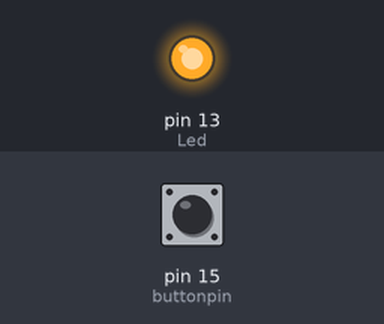
Bench run of a sketch on a simulated Arduino Uno, built with avr-gcc and run on an emulated ATmega328P. Shown: output pins drawn as LEDs (lit = HIGH). The test bench sets the inputs (shaded band); at power-on: pin 15 (buttonpin) LOW. What the sketch prints to the serial monitor is not drawn.

Above: at 1.2 s.
1.3 s: pin 15 (buttonpin) pulled HIGH for 0.15 s
At 1.37 s:
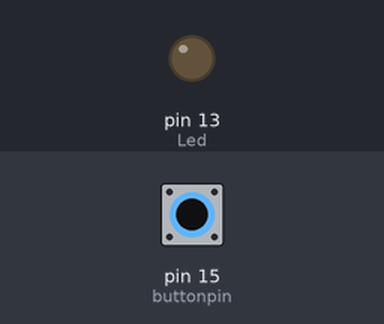
2.9 s: pin 15 (buttonpin) pulled HIGH for 3.2 s
At 6.5 s:
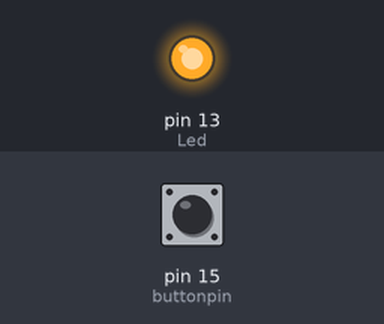
Timing chart, 0 to 8.0 s (numbered marks = the images above; inputs shaded):
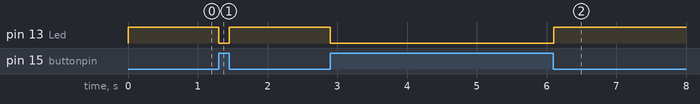

The sketch:

Guangzheduan.ino
```cpp
#define Led 13//定义LED 接口
#define buttonpin 15//定义光遮断传感器接口
int val;//定义数字变量val
void setup()
{
pinMode(Led,OUTPUT);//定义LED 为输出接口
pinMode(buttonpin,INPUT);//定义光遮断传感器为输出接口

Serial.begin(115200);
}
void loop()
{
val=digitalRead(buttonpin);//将数字接口15的值读取赋给val
if(val==HIGH)//当光遮断传感器检测有信号时，LED 闪烁
{
digitalWrite(Led,LOW);
}
else
{
digitalWrite(Led,HIGH);
}
Serial.print("val:");
Serial.println(val,HEX);
}
```

Measured:
- after the input at 1.3 s, pin 13 (Led): HIGH → LOW at once, → HIGH 0.15 s later
- after the input at 2.9 s, pin 13 (Led): HIGH → LOW at once, → HIGH 3.2 s later
